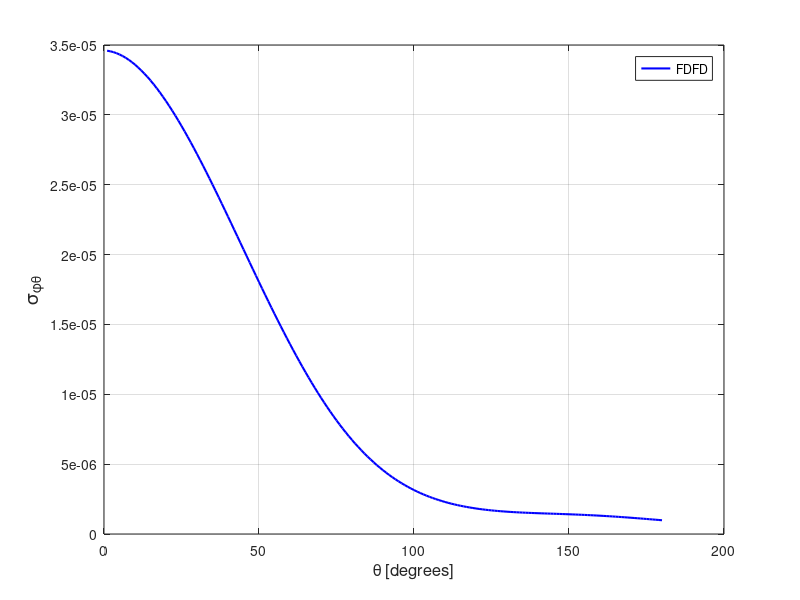

Write MATLAB code to recreate this figure.
spt = [ 
    1  0.34590917E-04
    2  0.34551340E-04
    3  0.34493536E-04
    4  0.34417390E-04
    5  0.34323075E-04
    6  0.34211196E-04
    7  0.34082070E-04
    8  0.33935776E-04
    9  0.33772791E-04
   10  0.33593064E-04
   11  0.33397806E-04
   12  0.33186796E-04
   13  0.32960361E-04
   14  0.32719163E-04
   15  0.32463202E-04
   16  0.32193442E-04
   17  0.31909956E-04
   18  0.31613250E-04
   19  0.31303993E-04
   20  0.30981955E-04
   21  0.30649077E-04
   22  0.30304107E-04
   23  0.29948604E-04
   24  0.29582516E-04
   25  0.29206376E-04
   26  0.28821109E-04
   27  0.28426906E-04
   28  0.28023889E-04
   29  0.27613332E-04
   30  0.27195607E-04
   31  0.26770265E-04
   32  0.26339052E-04
   33  0.25901854E-04
   34  0.25459125E-04
   35  0.25011146E-04
   36  0.24558816E-04
   37  0.24102907E-04
   38  0.23643350E-04
   39  0.23180741E-04
   40  0.22715511E-04
   41  0.22248269E-04
   42  0.21780261E-04
   43  0.21310234E-04
   44  0.20839945E-04
   45  0.20369616E-04
   46  0.19899417E-04
   47  0.19430794E-04
   48  0.18963114E-04
   49  0.18496359E-04
   50  0.18031871E-04
   51  0.17570039E-04
   52  0.17111299E-04
   53  0.16655844E-04
   54  0.16204011E-04
   55  0.15756399E-04
   56  0.15313401E-04
   57  0.14875098E-04
   58  0.14441886E-04
   59  0.14014057E-04
   60  0.13592678E-04
   61  0.13176877E-04
   62  0.12767405E-04
   63  0.12365054E-04
   64  0.11969153E-04
   65  0.11580603E-04
   66  0.11199728E-04
   67  0.10826582E-04
   68  0.10460833E-04
   69  0.10103213E-04
   70  0.97539323E-05
   71  0.94130646E-05
   72  0.90803842E-05
   73  0.87564313E-05
   74  0.84410613E-05
   75  0.81340922E-05
   76  0.78358644E-05
   77  0.75464804E-05
   78  0.72663211E-05
   79  0.69941511E-05
   80  0.67314422E-05
   81  0.64771643E-05
   82  0.62314725E-05
   83  0.59939916E-05
   84  0.57651760E-05
   85  0.55451187E-05
   86  0.53326758E-05
   87  0.51288430E-05
   88  0.49328346E-05
   89  0.47448052E-05
   90  0.45646239E-05
   91  0.43914811E-05
   92  0.42257375E-05
   93  0.40676582E-05
   94  0.39165157E-05
   95  0.37718569E-05
   96  0.36341221E-05
   97  0.35025339E-05
   98  0.33774982E-05
   99  0.32583582E-05
  100  0.31452078E-05
  101  0.30374824E-05
  102  0.29353644E-05
  103  0.28388931E-05
  104  0.27472001E-05
  105  0.26602493E-05
  106  0.25782597E-05
  107  0.25004501E-05
  108  0.24272870E-05
  109  0.23581429E-05
  110  0.22929155E-05
  111  0.22318475E-05
  112  0.21740343E-05
  113  0.21199503E-05
  114  0.20691175E-05
  115  0.20215368E-05
  116  0.19770596E-05
  117  0.19353317E-05
  118  0.18964625E-05
  119  0.18602506E-05
  120  0.18262762E-05
  121  0.17946774E-05
  122  0.17655698E-05
  123  0.17382428E-05
  124  0.17130736E-05
  125  0.16898152E-05
  126  0.16682455E-05
  127  0.16480772E-05
  128  0.16295297E-05
  129  0.16124918E-05
  130  0.15965894E-05
  131  0.15821471E-05
  132  0.15685065E-05
  133  0.15560355E-05
  134  0.15443941E-05
  135  0.15335862E-05
  136  0.15234050E-05
  137  0.15138874E-05
  138  0.15049329E-05
  139  0.14965128E-05
  140  0.14883482E-05
  141  0.14804135E-05
  142  0.14727966E-05
  143  0.14652321E-05
  144  0.14578899E-05
  145  0.14504847E-05
  146  0.14429932E-05
  147  0.14354090E-05
  148  0.14278259E-05
  149  0.14198415E-05
  150  0.14117670E-05
  151  0.14033452E-05
  152  0.13945992E-05
  153  0.13854464E-05
  154  0.13760073E-05
  155  0.13660200E-05
  156  0.13557271E-05
  157  0.13448838E-05
  158  0.13337508E-05
  159  0.13220151E-05
  160  0.13098653E-05
  161  0.12971730E-05
  162  0.12840983E-05
  163  0.12704877E-05
  164  0.12563941E-05
  165  0.12419680E-05
  166  0.12270373E-05
  167  0.12116473E-05
  168  0.11958775E-05
  169  0.11797272E-05
  170  0.11632391E-05
  171  0.11464033E-05
  172  0.11292765E-05
  173  0.11118731E-05
  174  0.10942163E-05
  175  0.10763175E-05
  176  0.10582407E-05
  177  0.10399808E-05
  178  0.10215817E-05
  179  0.10030963E-05
  180  0.98453131E-06
  181  0.96589451E-06
  182  0.94725277E-06
  183  0.92864127E-06
  184  0.91005336E-06
  185  0.89154167E-06
  186  0.87314032E-06
  187  0.85485658E-06
  188  0.83673075E-06
  189  0.81874282E-06
  190  0.80099250E-06
  191  0.78346483E-06
  192  0.76615885E-06
  193  0.74916915E-06
  194  0.73246542E-06
  195  0.71598009E-06
  196  0.69991370E-06
  197  0.68416045E-06
  198  0.66873298E-06
  199  0.65370710E-06
  200  0.63906953E-06
  201  0.62481519E-06
  202  0.61098723E-06
  203  0.59759321E-06
  204  0.58454998E-06
  205  0.57205966E-06
  206  0.55995031E-06
  207  0.54835584E-06
  208  0.53713501E-06
  209  0.52650785E-06
  210  0.51627478E-06
  211  0.50659230E-06
  212  0.49735655E-06
  213  0.48863706E-06
  214  0.48049378E-06
  215  0.47280076E-06
  216  0.46568704E-06
  217  0.45914780E-06
  218  0.45302875E-06
  219  0.44751792E-06
  220  0.44260548E-06
  221  0.43823837E-06
  222  0.43439226E-06
  223  0.43128878E-06
  224  0.42857187E-06
  225  0.42664328E-06
  226  0.42532062E-06
  227  0.42457486E-06
  228  0.42463213E-06
  229  0.42528902E-06
  230  0.42660619E-06
  231  0.42873850E-06
  232  0.43166216E-06
  233  0.43534280E-06
  234  0.43986569E-06
  235  0.44533343E-06
  236  0.45169440E-06
  237  0.45902854E-06
  238  0.46730503E-06
  239  0.47669982E-06
  240  0.48718562E-06
  241  0.49889661E-06
  242  0.51199618E-06
  243  0.52640468E-06
  244  0.54218646E-06
  245  0.55979012E-06
  246  0.57882164E-06
  247  0.59960121E-06
  248  0.62249160E-06
  249  0.64723849E-06
  250  0.67430040E-06
  251  0.70366917E-06
  252  0.73553400E-06
  253  0.77004523E-06
  254  0.80736442E-06
  255  0.84784557E-06
  256  0.89166303E-06
  257  0.93893874E-06
  258  0.99000306E-06
  259  0.10451347E-05
  260  0.11043057E-05
  261  0.11682515E-05
  262  0.12368589E-05
  263  0.13106434E-05
  264  0.13898259E-05
  265  0.14748442E-05
  266  0.15656201E-05
  267  0.16630928E-05
  268  0.17671065E-05
  269  0.18783520E-05
  270  0.19969666E-05
  271  0.21232484E-05
  272  0.22576107E-05
  273  0.24007161E-05
  274  0.25525153E-05
  275  0.27132116E-05
  276  0.28838256E-05
  277  0.30645840E-05
  278  0.32552948E-05
  279  0.34560842E-05
  280  0.36686120E-05
  281  0.38916000E-05
  282  0.41261674E-05
  283  0.43725895E-05
  284  0.46311375E-05
  285  0.49014675E-05
  286  0.51840480E-05
  287  0.54794373E-05
  288  0.57875436E-05
  289  0.61082387E-05
  290  0.64416613E-05
  291  0.67879728E-05
  292  0.71469703E-05
  293  0.75197545E-05
  294  0.79045903E-05
  295  0.83019386E-05
  296  0.87118078E-05
  297  0.91345446E-05
  298  0.95690075E-05
  299  0.10015513E-04
  300  0.10472872E-04
  301  0.10942652E-04
  302  0.11422178E-04
  303  0.11912454E-04
  304  0.12412128E-04
  305  0.12921817E-04
  306  0.13440235E-04
  307  0.13966535E-04
  308  0.14500838E-04
  309  0.15042529E-04
  310  0.15589625E-04
  311  0.16142440E-04
  312  0.16700587E-04
  313  0.17262621E-04
  314  0.17828230E-04
  315  0.18396457E-04
  316  0.18966068E-04
  317  0.19536619E-04
  318  0.20107736E-04
  319  0.20677378E-04
  320  0.21245743E-04
  321  0.21812242E-04
  322  0.22374694E-04
  323  0.22932900E-04
  324  0.23486324E-04
  325  0.24033718E-04
  326  0.24574847E-04
  327  0.25108568E-04
  328  0.25633153E-04
  329  0.26149863E-04
  330  0.26655427E-04
  331  0.27151375E-04
  332  0.27635411E-04
  333  0.28107539E-04
  334  0.28567421E-04
  335  0.29013769E-04
  336  0.29446161E-04
  337  0.29863813E-04
  338  0.30266732E-04
  339  0.30653900E-04
  340  0.31024858E-04
  341  0.31379699E-04
  342  0.31717307E-04
  343  0.32037238E-04
  344  0.32339874E-04
  345  0.32624528E-04
  346  0.32890526E-04
  347  0.33138116E-04
  348  0.33367069E-04
  349  0.33576925E-04
  350  0.33767803E-04
  351  0.33939337E-04
  352  0.34091376E-04
  353  0.34223940E-04
  354  0.34337700E-04
  355  0.34431396E-04
  356  0.34506018E-04
  357  0.34561464E-04
  358  0.34597215E-04
  359  0.34614302E-04
  360  0.34612076E-04
 ]; 
plot(spt(1:180,1),spt(1:180,2),'b-','linewidth',1.5 ); 
grid on 
legend('FDFD');
xlabel('\theta [degrees]','FontSize',12);
ylabel('\sigma_{\phi\theta}','FontSize',14);
